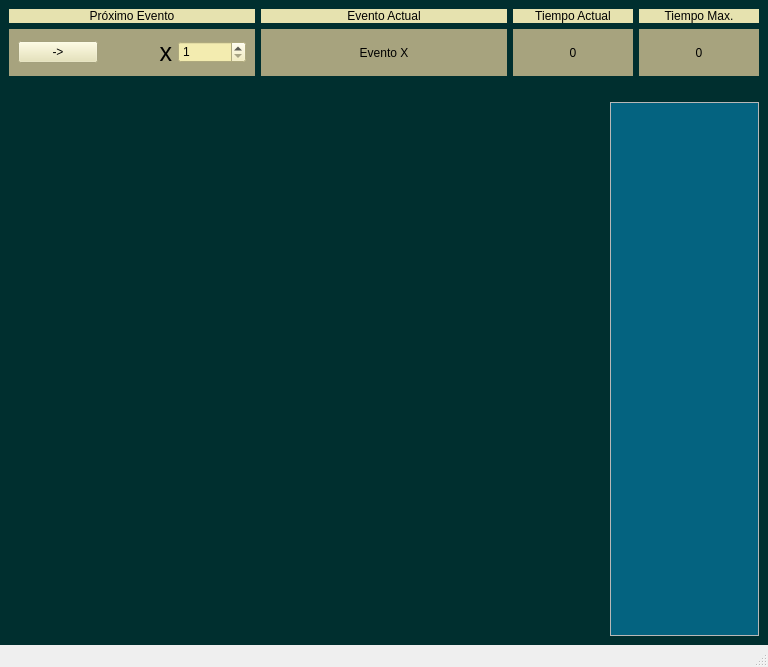
<?xml version="1.0" encoding="UTF-8"?>
<ui version="4.0">
 <class>MainWindow</class>
 <widget class="QMainWindow" name="MainWindow">
  <property name="geometry">
   <rect>
    <x>0</x>
    <y>0</y>
    <width>768</width>
    <height>667</height>
   </rect>
  </property>
  <property name="windowTitle">
   <string>DES Simulation</string>
  </property>
  <property name="styleSheet">
   <string notr="true">#centralwidget{
background-color: rgb(0, 47, 47);

}
#sceneWidget{
background-image:url('restaurant.png');
background-repeat:no-repeat;
background-position:center;

}

#scrollAreaWidgetContent{
background-color: rgb(4, 99, 128);
}

#opcionesWidget{
background-color: rgb(167, 163, 126);
}

#QMessageBox{
background-color: rgb(167, 163, 126)
}

#Estadisticas{
background-color: rgb(0, 47, 47);
}</string>
  </property>
  <property name="tabShape">
   <enum>QTabWidget::Rounded</enum>
  </property>
  <widget class="QWidget" name="centralwidget">
   <property name="styleSheet">
    <string notr="true"/>
   </property>
   <layout class="QVBoxLayout" name="verticalLayout">
    <item>
     <layout class="QGridLayout" name="gridLayout">
      <property name="sizeConstraint">
       <enum>QLayout::SetDefaultConstraint</enum>
      </property>
      <item row="1" column="2">
       <layout class="QHBoxLayout" name="horizontalLayout_8">
        <item>
         <widget class="QLabel" name="label_tiempo_actual">
          <property name="sizePolicy">
           <sizepolicy hsizetype="Preferred" vsizetype="Preferred">
            <horstretch>0</horstretch>
            <verstretch>0</verstretch>
           </sizepolicy>
          </property>
          <property name="styleSheet">
           <string notr="true">background-color: rgb(167, 163, 126);</string>
          </property>
          <property name="text">
           <string>0</string>
          </property>
          <property name="alignment">
           <set>Qt::AlignCenter</set>
          </property>
         </widget>
        </item>
        <item>
         <widget class="QLabel" name="label_tiempo_max">
          <property name="styleSheet">
           <string notr="true">background-color: rgb(167, 163, 126);</string>
          </property>
          <property name="text">
           <string>0</string>
          </property>
          <property name="alignment">
           <set>Qt::AlignCenter</set>
          </property>
         </widget>
        </item>
       </layout>
      </item>
      <item row="1" column="1">
       <widget class="QLabel" name="evento_actual">
        <property name="styleSheet">
         <string notr="true">background-color: rgb(167, 163, 126);</string>
        </property>
        <property name="text">
         <string>Evento X</string>
        </property>
        <property name="alignment">
         <set>Qt::AlignCenter</set>
        </property>
       </widget>
      </item>
      <item row="0" column="0">
       <widget class="QLabel" name="label">
        <property name="styleSheet">
         <string notr="true">background-color: rgb(230, 226, 175);</string>
        </property>
        <property name="text">
         <string>Próximo Evento</string>
        </property>
        <property name="alignment">
         <set>Qt::AlignCenter</set>
        </property>
       </widget>
      </item>
      <item row="0" column="1">
       <widget class="QLabel" name="label_4">
        <property name="styleSheet">
         <string notr="true">background-color: rgb(230, 226, 175);</string>
        </property>
        <property name="text">
         <string>Evento Actual</string>
        </property>
        <property name="alignment">
         <set>Qt::AlignCenter</set>
        </property>
       </widget>
      </item>
      <item row="0" column="2">
       <layout class="QHBoxLayout" name="horizontalLayout_6">
        <item>
         <layout class="QHBoxLayout" name="horizontalLayout_7">
          <item>
           <widget class="QLabel" name="label_8">
            <property name="styleSheet">
             <string notr="true">background-color: rgb(230, 226, 175);</string>
            </property>
            <property name="text">
             <string>Tiempo Actual</string>
            </property>
            <property name="alignment">
             <set>Qt::AlignCenter</set>
            </property>
           </widget>
          </item>
          <item>
           <widget class="QLabel" name="label_5">
            <property name="styleSheet">
             <string notr="true">background-color: rgb(230, 226, 175);</string>
            </property>
            <property name="text">
             <string>Tiempo Max.</string>
            </property>
            <property name="alignment">
             <set>Qt::AlignCenter</set>
            </property>
           </widget>
          </item>
         </layout>
        </item>
       </layout>
      </item>
      <item row="1" column="0">
       <layout class="QVBoxLayout" name="verticalLayout_5">
        <property name="leftMargin">
         <number>0</number>
        </property>
        <property name="rightMargin">
         <number>0</number>
        </property>
        <item>
         <widget class="QWidget" name="opcionesWidget" native="true">
          <layout class="QHBoxLayout" name="horizontalLayout">
           <item>
            <widget class="QPushButton" name="boton">
             <property name="styleSheet">
              <string notr="true">background-color: rgb(230, 226, 175);</string>
             </property>
             <property name="text">
              <string>-&gt;</string>
             </property>
            </widget>
           </item>
           <item>
            <widget class="QLabel" name="label_10">
             <property name="font">
              <font>
               <pointsize>19</pointsize>
              </font>
             </property>
             <property name="styleSheet">
              <string notr="true"/>
             </property>
             <property name="text">
              <string>x</string>
             </property>
             <property name="alignment">
              <set>Qt::AlignRight|Qt::AlignTrailing|Qt::AlignVCenter</set>
             </property>
            </widget>
           </item>
           <item>
            <widget class="QSpinBox" name="velocimetro">
             <property name="styleSheet">
              <string notr="true">background-color: rgb(243, 236, 176);
</string>
             </property>
             <property name="minimum">
              <number>1</number>
             </property>
             <property name="maximum">
              <number>15</number>
             </property>
            </widget>
           </item>
          </layout>
         </widget>
        </item>
       </layout>
      </item>
     </layout>
    </item>
    <item>
     <spacer name="verticalSpacer">
      <property name="orientation">
       <enum>Qt::Vertical</enum>
      </property>
      <property name="sizeType">
       <enum>QSizePolicy::Preferred</enum>
      </property>
      <property name="sizeHint" stdset="0">
       <size>
        <width>20</width>
        <height>20</height>
       </size>
      </property>
     </spacer>
    </item>
    <item>
     <layout class="QHBoxLayout" name="layout_principal" stretch="12,3">
      <item>
       <widget class="QWidget" name="sceneWidget" native="true">
        <property name="sizePolicy">
         <sizepolicy hsizetype="Preferred" vsizetype="Preferred">
          <horstretch>0</horstretch>
          <verstretch>0</verstretch>
         </sizepolicy>
        </property>
        <property name="autoFillBackground">
         <bool>false</bool>
        </property>
        <property name="styleSheet">
         <string notr="true">/*QLabel{
background-position:center;
background-repeat:no-repeat;
background-size: 30px 30px;
}*/</string>
        </property>
        <layout class="QHBoxLayout" name="horizontalLayout_9">
         <property name="sizeConstraint">
          <enum>QLayout::SetDefaultConstraint</enum>
         </property>
         <property name="leftMargin">
          <number>0</number>
         </property>
         <property name="topMargin">
          <number>0</number>
         </property>
         <property name="rightMargin">
          <number>0</number>
         </property>
         <property name="bottomMargin">
          <number>0</number>
         </property>
         <item>
          <layout class="QVBoxLayout" name="lobby" stretch="1,15,1">
           <item>
            <widget class="QLabel" name="label_2">
             <property name="text">
              <string/>
             </property>
            </widget>
           </item>
           <item>
            <layout class="QVBoxLayout" name="espera"/>
           </item>
           <item>
            <widget class="QLabel" name="label_3">
             <property name="text">
              <string/>
             </property>
            </widget>
           </item>
          </layout>
         </item>
         <item>
          <layout class="QVBoxLayout" name="compra_1" stretch="2,9">
           <property name="spacing">
            <number>0</number>
           </property>
           <item>
            <widget class="QLabel" name="label_caja_1">
             <property name="text">
              <string/>
             </property>
            </widget>
           </item>
           <item>
            <layout class="QVBoxLayout" name="caja_1">
             <item>
              <widget class="QLabel" name="label_11">
               <property name="sizePolicy">
                <sizepolicy hsizetype="Preferred" vsizetype="MinimumExpanding">
                 <horstretch>0</horstretch>
                 <verstretch>0</verstretch>
                </sizepolicy>
               </property>
               <property name="text">
                <string/>
               </property>
              </widget>
             </item>
            </layout>
           </item>
          </layout>
         </item>
         <item>
          <layout class="QVBoxLayout" name="compra_2" stretch="2,9">
           <property name="spacing">
            <number>0</number>
           </property>
           <item>
            <widget class="QLabel" name="label_caja_2">
             <property name="text">
              <string/>
             </property>
            </widget>
           </item>
           <item>
            <layout class="QVBoxLayout" name="caja_2">
             <item>
              <widget class="QLabel" name="label_12">
               <property name="sizePolicy">
                <sizepolicy hsizetype="Preferred" vsizetype="MinimumExpanding">
                 <horstretch>0</horstretch>
                 <verstretch>0</verstretch>
                </sizepolicy>
               </property>
               <property name="text">
                <string/>
               </property>
              </widget>
             </item>
            </layout>
           </item>
          </layout>
         </item>
         <item>
          <layout class="QVBoxLayout" name="compra3" stretch="2,9">
           <property name="spacing">
            <number>0</number>
           </property>
           <item>
            <widget class="QLabel" name="label_caja_3">
             <property name="text">
              <string/>
             </property>
            </widget>
           </item>
           <item>
            <layout class="QVBoxLayout" name="caja_3">
             <item>
              <widget class="QLabel" name="label_13">
               <property name="sizePolicy">
                <sizepolicy hsizetype="Preferred" vsizetype="MinimumExpanding">
                 <horstretch>0</horstretch>
                 <verstretch>0</verstretch>
                </sizepolicy>
               </property>
               <property name="text">
                <string/>
               </property>
              </widget>
             </item>
            </layout>
           </item>
          </layout>
         </item>
         <item>
          <layout class="QVBoxLayout" name="comedor" stretch="1,15,1">
           <item>
            <widget class="QLabel" name="label_7">
             <property name="text">
              <string/>
             </property>
            </widget>
           </item>
           <item>
            <layout class="QVBoxLayout" name="mesas"/>
           </item>
           <item>
            <widget class="QLabel" name="label_9">
             <property name="text">
              <string/>
             </property>
            </widget>
           </item>
          </layout>
         </item>
        </layout>
       </widget>
      </item>
      <item>
       <widget class="QScrollArea" name="scrollArea">
        <property name="enabled">
         <bool>true</bool>
        </property>
        <property name="sizePolicy">
         <sizepolicy hsizetype="Minimum" vsizetype="Expanding">
          <horstretch>0</horstretch>
          <verstretch>0</verstretch>
         </sizepolicy>
        </property>
        <property name="styleSheet">
         <string notr="true">QLabel{
color: white;
font-size: 12px

}
</string>
        </property>
        <property name="widgetResizable">
         <bool>true</bool>
        </property>
        <widget class="QWidget" name="scrollAreaWidgetContent">
         <property name="geometry">
          <rect>
           <x>0</x>
           <y>0</y>
           <width>144</width>
           <height>496</height>
          </rect>
         </property>
         <property name="layoutDirection">
          <enum>Qt::RightToLeft</enum>
         </property>
         <layout class="QVBoxLayout" name="verticalLayout_2"/>
        </widget>
       </widget>
      </item>
     </layout>
    </item>
   </layout>
  </widget>
  <widget class="QStatusBar" name="statusbar"/>
  <action name="actionFelipe_garrido">
   <property name="text">
    <string>Felipe Garrido</string>
   </property>
  </action>
 </widget>
 <resources/>
 <connections/>
</ui>
